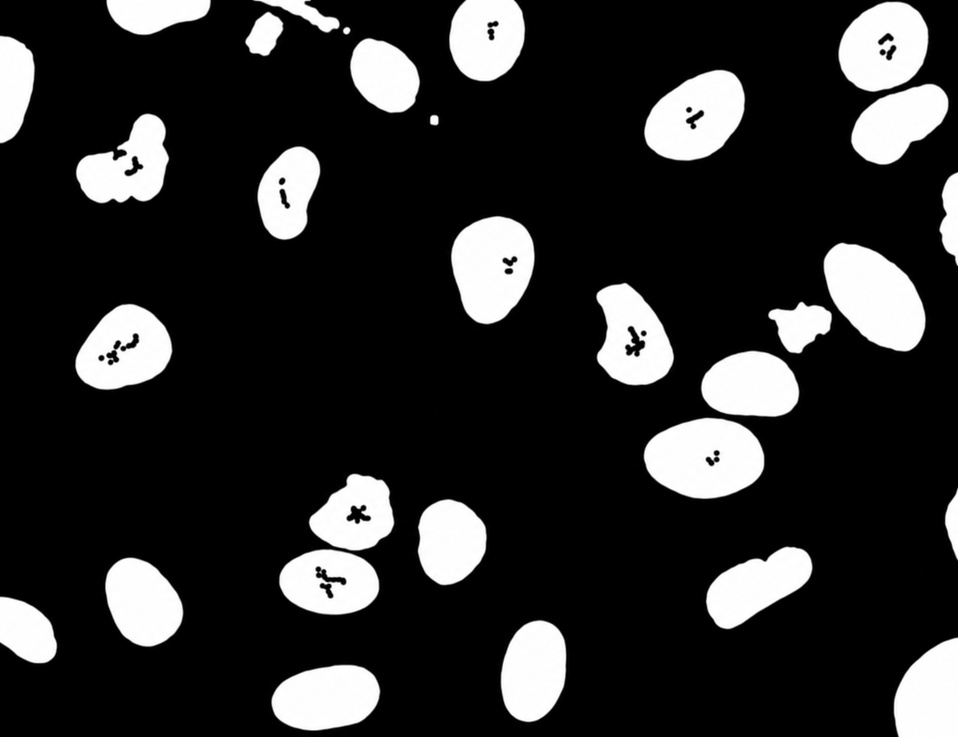
#> input picture images/cells_threshold.jpg, 958 x 737 px, shrunk from 1430 x 1100 before the run, found by its file name
$ python 6_MorphologicalOperations.py
#> lines starting #> are read from the running program, lines starting #| are printed output that depends on the picture; after the words box and inside, x2 and y2 are one past the last pixel; in counts of white or black regions, pixels touching at a corner belong together
import numpy as np
import cv2 as cv
import matplotlib.pyplot as plt


#original_img = cv.imread('D:/Training Image Processing/Neuron.jpg',0)
original_img = cv.imread('D:/Training Image Processing/cells_threshold.jpg',0)
#> original_img: shape (737, 958); min 0, max 255, mean 45.3

_,mask = cv.threshold(original_img,25,255,cv.THRESH_BINARY)
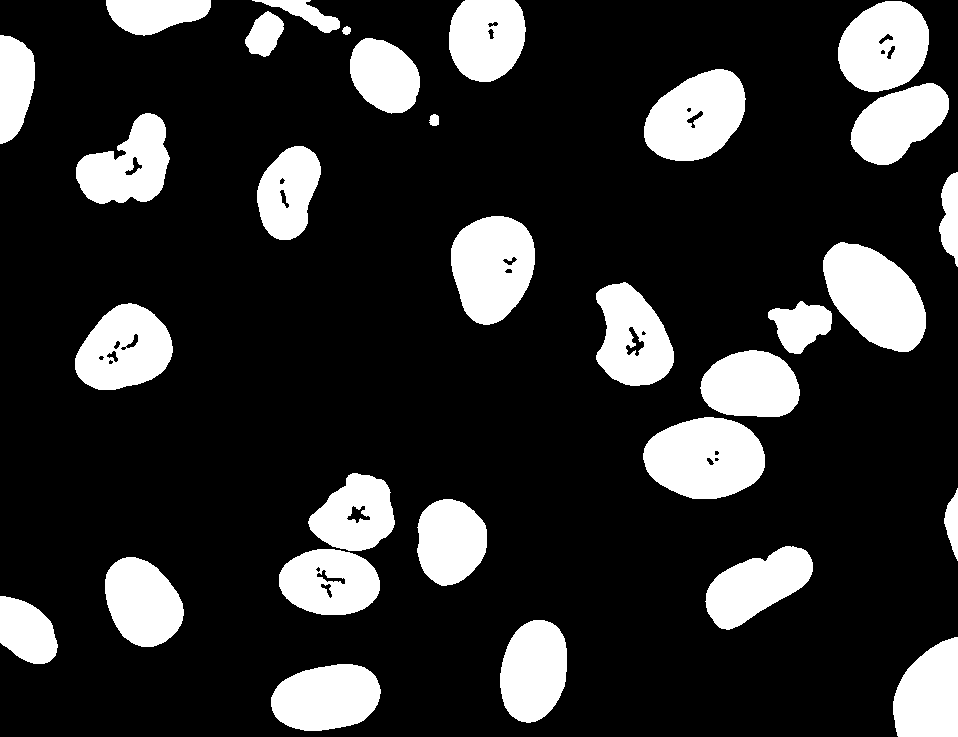
#> mask: shape (737, 958); 18.7% white; 31 white regions, largest, box (x1, y1, x2, y2) and area: (643, 417, 765, 499) 7684, (823, 242, 926, 352) 7611, (451, 216, 535, 325) 6960

# [23 lines of commented-out code are left out]
kernel1 = np.ones((5,5), np.uint8)
gradient = cv.morphologyEx(mask, cv.MORPH_GRADIENT, kernel1)
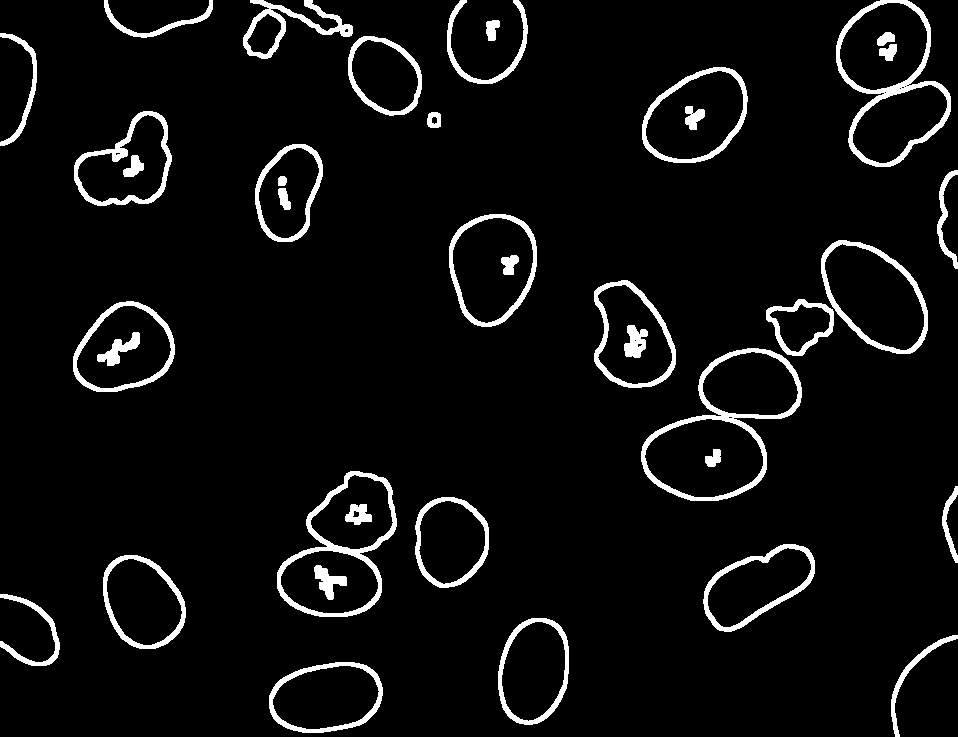
#> gradient: shape (737, 958); 5.5% white; 39 white regions, largest, box (x1, y1, x2, y2) and area: (641, 348, 802, 501) 2964, (836, 0, 951, 167) 2877, (277, 471, 397, 617) 2589

kernel2 = np.ones((5,5), np.uint8)
dilated_img = cv.dilate(mask, kernel2, iterations=1)
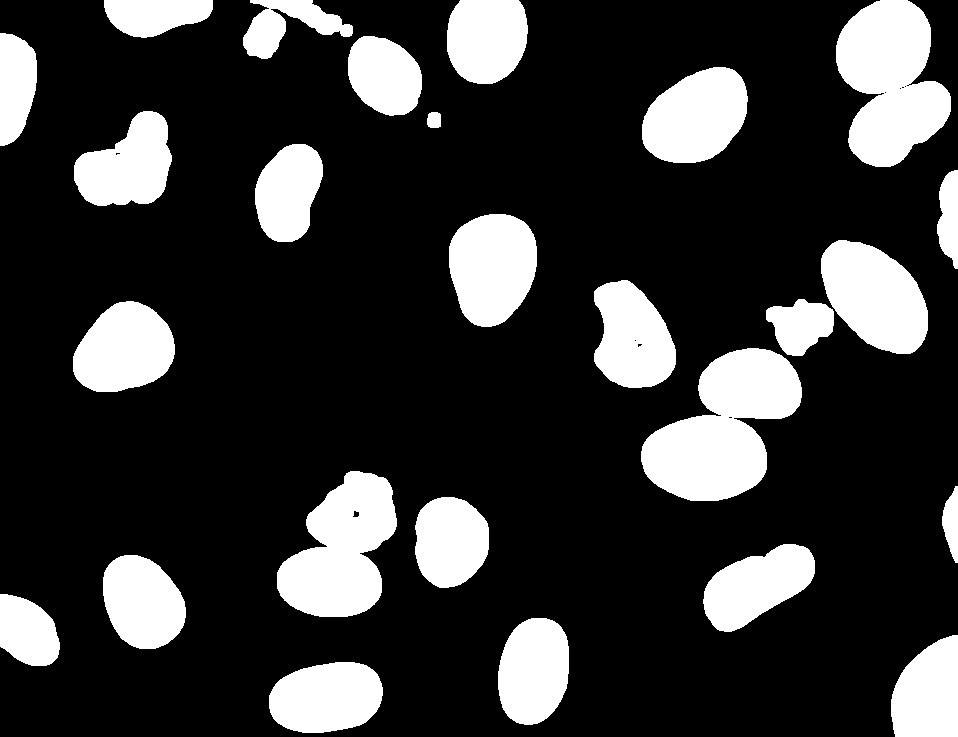
#> dilated_img: shape (737, 958); 21.4% white; 26 white regions, largest, box (x1, y1, x2, y2) and area: (641, 348, 802, 501) 14555, (836, 0, 951, 167) 13060, (277, 471, 397, 617) 11259
subtract_img = dilated_img -mask
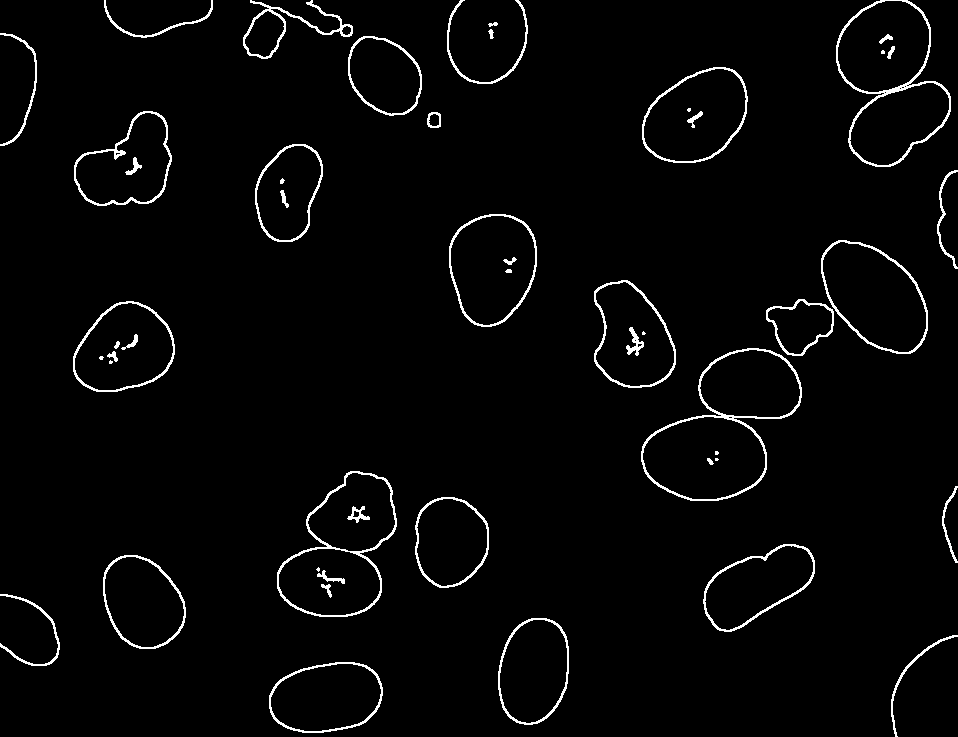
#> subtract_img: shape (737, 958); 2.7% white in thin lines or dots


fig, (ax1, ax2, ax3) = plt.subplots(nrows=1, ncols=3, figsize=(10, 20))
cmap_val = 'gray'
ax1.axis("off")
ax1.title.set_text('')
ax2.axis("off")
ax2.title.set_text('')
ax3.axis("off")
ax3.title.set_text('')
#ax1.imshow(original_img, cmap=cmap_val)
ax1.imshow(mask, cmap=cmap_val)
# [6 lines of commented-out code are left out]
ax2.imshow(gradient, cmap=cmap_val)
ax3.imshow(subtract_img, cmap=cmap_val)
plt.show()

$ run again, with images/Neuron.jpg copied over images/cells_threshold.jpg
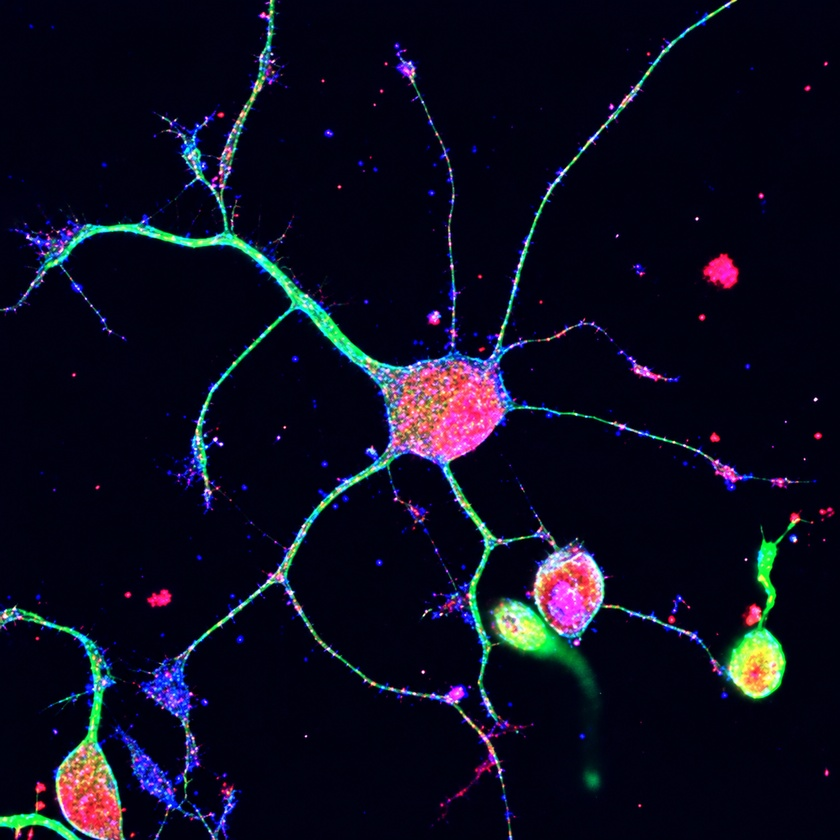
#> input picture images/Neuron.jpg, 840 x 840 px, shrunk from 1254 x 1254 before the run, found by its file name
#> `_,mask = cv.threshold(original_img,25,255,cv.THRESH_BINARY)`:
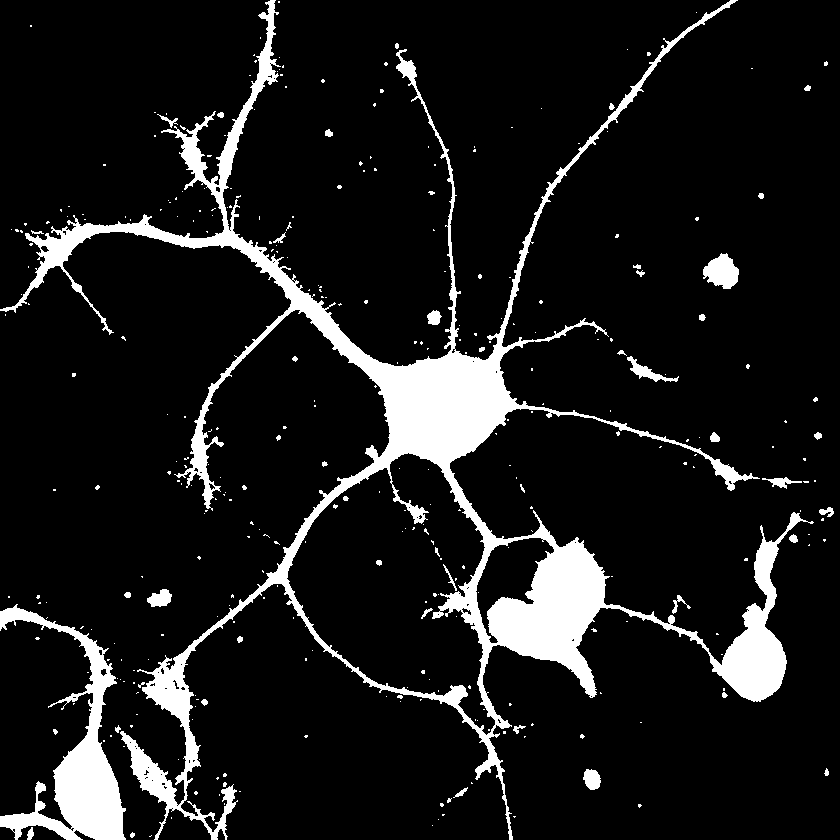
#> mask: shape (840, 840); 10.4% white; 337 white regions (290 under 20 px), largest, box (x1, y1, x2, y2) and area: (0, 0, 814, 840) 58907, (0, 604, 126, 840) 9007, (703, 253, 739, 289) 862
#> gradient: shape (840, 840); 11.1% white; 134 white regions, largest, box (x1, y1, x2, y2) and area: (0, 0, 816, 840) 62878, (0, 602, 137, 840) 5352, (615, 348, 681, 384) 783
#> dilated_img: shape (840, 840); 16.7% white; 131 white regions, largest, box (x1, y1, x2, y2) and area: (0, 0, 816, 840) 95647, (0, 602, 137, 840) 12236, (701, 251, 741, 291) 1191
#> `subtract_img = dilated_img -mask`:
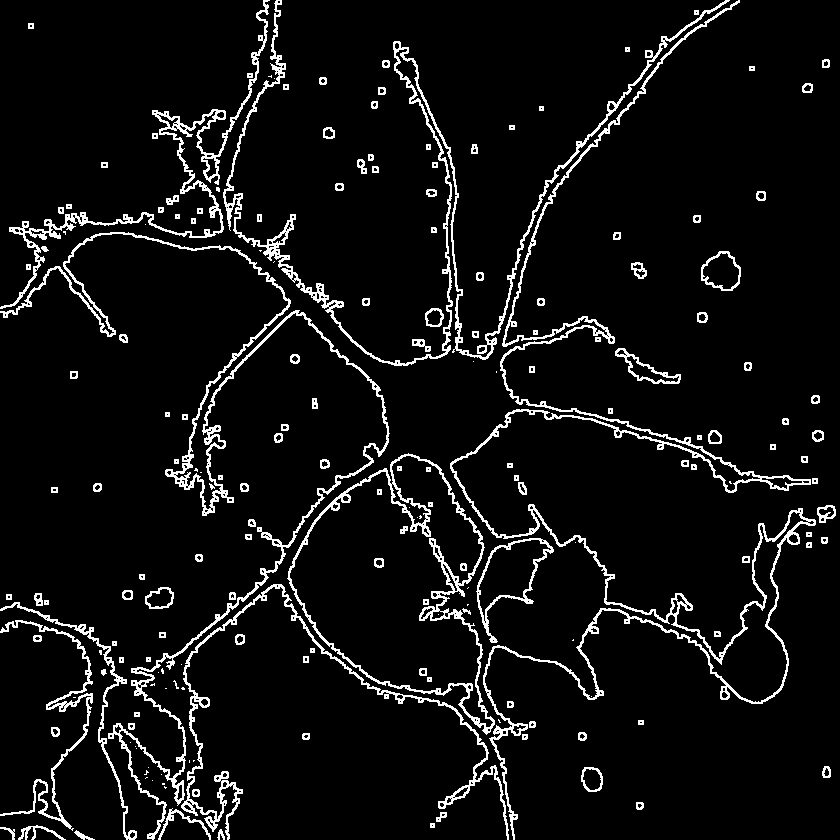
#> subtract_img: shape (840, 840); 6.4% white in thin lines or dots
